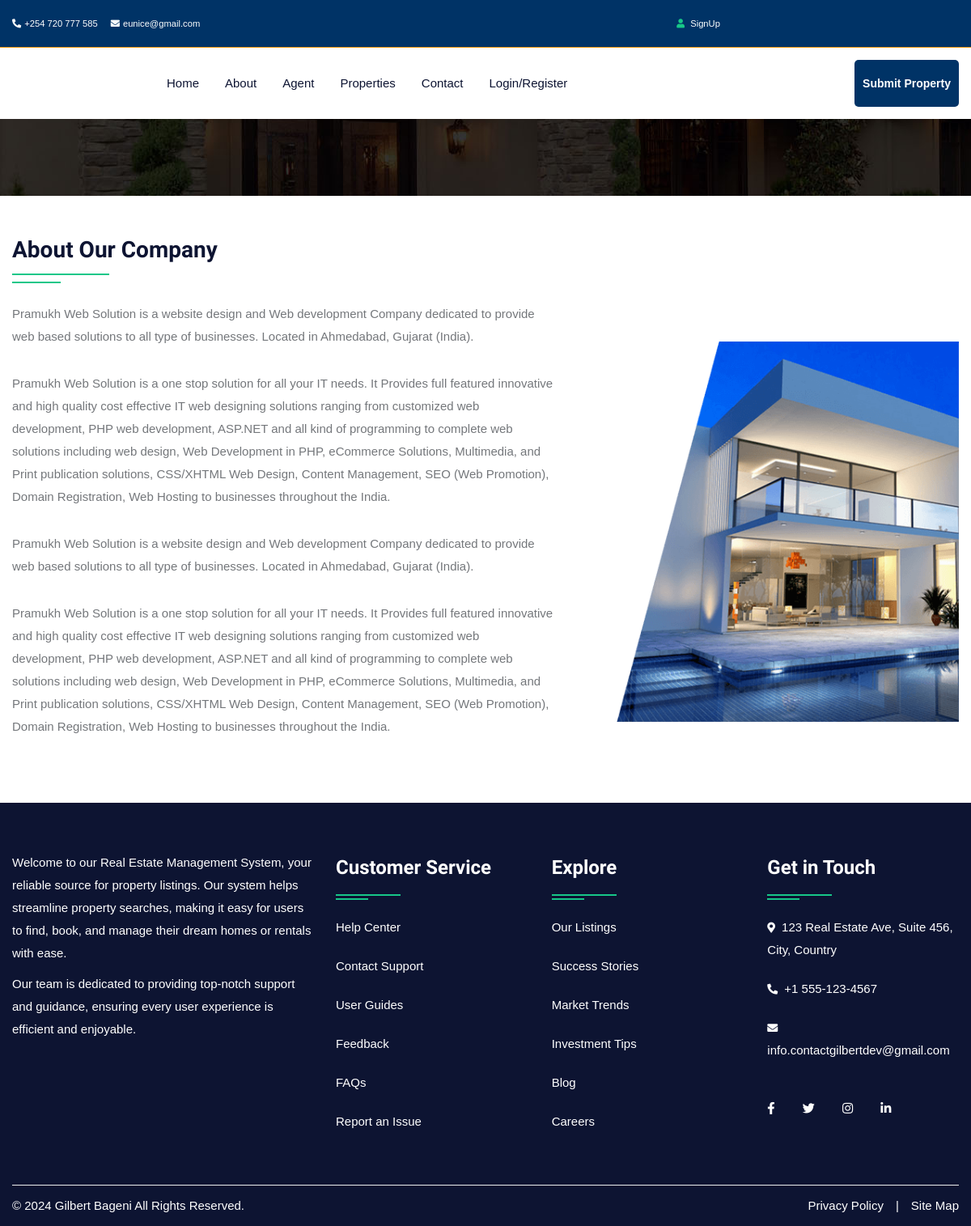
The page /about.php on the database as committed earlier.
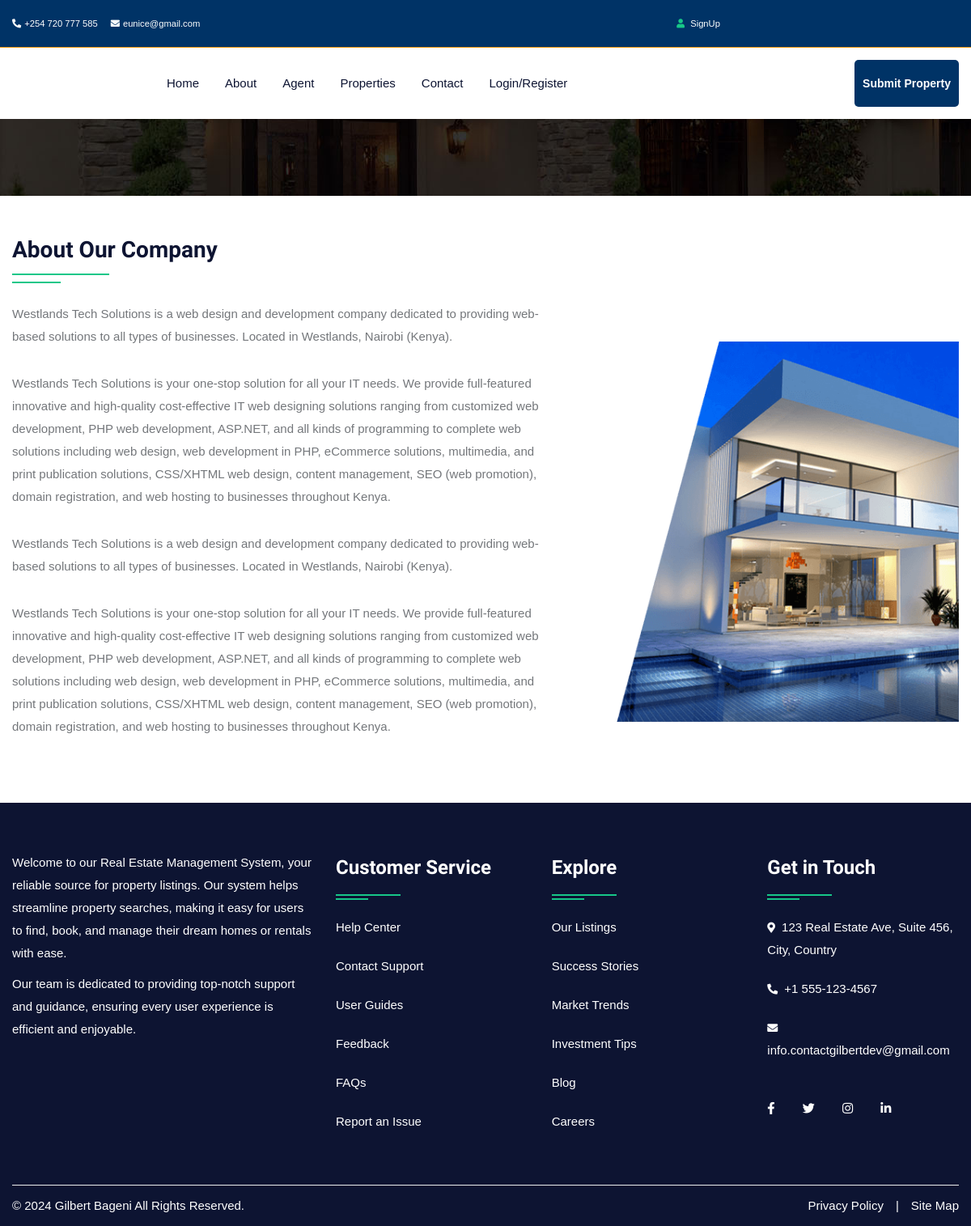
The same page on the database as committed later.
### tables this page shows
CREATE TABLE `about` (
  `id` int(10) NOT NULL,
  `title` varchar(100) NOT NULL,
  `content` longtext NOT NULL,
  `image` varchar(300) NOT NULL
);

### about.php (the view, shortened to what this page needs)
<!DOCTYPE html>
<html lang="en">
<head>
<link rel="stylesheet" type="text/css" href="css/bootstrap.min.css">
<link rel="stylesheet" type="text/css" href="css/bootstrap-slider.css">
<link rel="stylesheet" type="text/css" href="css/jquery-ui.css">
<link rel="stylesheet" type="text/css" href="css/layerslider.css">
<link rel="stylesheet" type="text/css" href="css/color.css" id="color-change">
<link rel="stylesheet" type="text/css" href="css/owl.carousel.min.css">
<link rel="stylesheet" type="text/css" href="css/font-awesome.min.css">
<link rel="stylesheet" type="text/css" href="fonts/flaticon/flaticon.css">
<link rel="stylesheet" type="text/css" href="css/style.css">
</head>
<body>
<div id="page-wrapper">
    <div class="row">
		<?php include("include/header.php");?>
        <div class="banner-full-row page-banner" style="background-image:url('images/breadcromb.jpg');">
            <div class="container">
                <div class="row">
                    <div class="col-md-6">
                        <h2 class="page-name float-left text-white text-uppercase mt-1 mb-0"><b>About US</b></h2>
                    </div>
                    <div class="col-md-6">
                        <nav aria-label="breadcrumb" class="float-left float-md-right">
                            <ol class="breadcrumb bg-transparent m-0 p-0">
                                <li class="breadcrumb-item text-white"><a href="#">Home</a></li>
                                <li class="breadcrumb-item active">About Us</li>
                            </ol>
                        </nav>
                    </div>
                </div>
            </div>
        </div>
        <div class="full-row">
            <div class="container">
				<?php
					$query=mysqli_query($con,"SELECT * FROM about");
					while($row=mysqli_fetch_array($query))
					{
				?>
				<div class="row">
                    <div class="col-md-12 col-lg-12">
                        <h3 class="double-down-line-left text-secondary position-relative pb-4 mb-4"><?php echo $row['1'];?></h3>
                    </div>
                </div>
                <div class="row about-company">
                    <div class="col-md-12 col-lg-7">
                        <div class="about-content">
                            <?php echo $row['2'];?>
                        </div>
                    </div>
                    <div class="col-md-12 col-lg-5 mt-5">
                        <div class="about-img"> <img src="admin/upload/<?php echo $row['3'];?>" alt="about image"> </div>
                    </div>
                </div>
				<?php } ?>
            </div>
        </div>
		<?php include("include/footer.php");?>
    </div>
</div>
</body>
</html>

### include/header.php (shortened to what this page needs)
<header id="header" class="fixed-header w-100">
    <div class="top-header bg-dark-blue py-1">
        <div class="container">
            <div class="row align-items-center justify-content-between">
                <div class="col-auto">
                    <ul class="list-unstyled d-flex mb-0">
                        <li class="mr-3">
                            <a href="tel:+254720777585" class="text-white">
                                <i class="fas fa-phone-alt text-light mr-1"></i>+254 720 777 585
                            </a>
                        </li>
                        <li>
                            <a href="mailto:eunice@gmail.com" class="text-white">
                                <i class="fas fa-envelope text-light mr-1"></i>eunice@gmail.com
                            </a>
                        </li>
                    </ul>
                </div>
                <div class="col-md-4">
                    <div class="top-contact float-right">
                        <ul class="list-text-white d-table">
                            <li><i class="fas fa-user text-primary mr-1"></i>
                                <?php if (isset($_SESSION['uemail'])) { ?>
                                    <a href="logout.php">Logout</a>&nbsp;&nbsp;<?php } else { ?>
                                    <a href="login.php">SignUp&nbsp;&nbsp;<?php } ?>
                            </li>
                        </ul>
                    </div>
                </div>
            </div>
        </div>
    </div>
    <div class="main-nav secondary-nav py-1">
        <div class="container">
            <nav class="navbar navbar-expand-lg p-0">
                <a class="navbar-brand" href="#">
                    <video class="nav-logo" autoplay muted loop>
                        <source src="images/logo/logo.mp4" type="video/mp4">
                    </video>
                </a>
                <div class="collapse navbar-collapse" id="navbarSupportedContent">
                    <ul class="navbar-nav mr-auto">
                        <li class="nav-item"><a class="nav-link" href="index.php">Home</a></li>
                        <li class="nav-item"><a class="nav-link" href="about.php">About</a></li>
                        <li class="nav-item"><a class="nav-link" href="agent.php">Agent</a></li>
                        <li class="nav-item"><a class="nav-link" href="property.php">Properties</a></li>
                        <li class="nav-item"><a class="nav-link" href="contact.php">Contact</a></li>
                        <?php if (isset($_SESSION['uemail'])) { ?>
                            <li class="nav-item dropdown">
                                <a class="nav-link dropdown-toggle" href="#" role="button" data-toggle="dropdown" aria-haspopup="true" aria-expanded="false">My Account</a>
                                <ul class="dropdown-menu">
                                    <li class="nav-item"><a class="nav-link" href="profile.php">Profile</a></li>
                                    <li class="nav-item"><a class="nav-link" href="request.php">Property Request</a></li>
                                    <li class="nav-item"><a class="nav-link" href="feature.php">Your Property</a></li>
                                    <li class="nav-item"><a class="nav-link" href="logout.php">Logout</a></li>
                                </ul>
                            </li>
                        <?php } else { ?>
                            <li class="nav-item"><a class="nav-link" href="login.php">Login/Register</a></li>
                        <?php } ?>
                    </ul>
                    <a class="btn btn-submit d-none d-xl-block" href="submitproperty.php">Submit Property</a>
                </div>
            </nav>
        </div>
    </div>
</header>

### include/footer.php
<footer class="full-row bg-secondary p-0">
    <div class="container">
        <div class="row">
            <div class="col-lg-12">
                <div class="divider py-40">
                    <div class="row">
                        <div class="col-md-12 col-lg-4">
                            <div class="footer-widget mb-4">
                                <p class="pb-20 text-white">Welcome to our Real Estate Management System, your reliable source for property listings. Our system helps streamline property searches, making it easy for users to find, book, and manage their dream homes or rentals with ease.</p>
                                <p class="pb-20 text-white">Our team is dedicated to providing top-notch support and guidance, ensuring every user experience is efficient and enjoyable.</p>
                            </div>
                        </div>
                        <div class="col-md-12 col-lg-8">
                            <div class="row">
                                <div class="col-md-4 col-lg-4">
                                    <div class="footer-widget footer-nav mb-4">
                                        <h4 class="widget-title text-white double-down-line-left position-relative">Customer Service</h4>
                                        <ul class="hover-text-primary">
                                            <li><a href="#" class="text-white">Help Center</a></li>
                                            <li><a href="#" class="text-white">Contact Support</a></li>
                                            <li><a href="#" class="text-white">User Guides</a></li>
                                            <li><a href="#" class="text-white">Feedback</a></li>
                                            <li><a href="#" class="text-white">FAQs</a></li>
                                            <li><a href="#" class="text-white">Report an Issue</a></li>
                                        </ul>
                                    </div>
                                </div>
                                <div class="col-md-4 col-lg-4">
                                    <div class="footer-widget footer-nav mb-4">
                                        <h4 class="widget-title text-white double-down-line-left position-relative">Explore</h4>
                                        <ul class="hover-text-primary">
                                            <li><a href="#" class="text-white">Our Listings</a></li>
                                            <li><a href="#" class="text-white">Success Stories</a></li>
                                            <li><a href="#" class="text-white">Market Trends</a></li>
                                            <li><a href="#" class="text-white">Investment Tips</a></li>
                                            <li><a href="#" class="text-white">Blog</a></li>
                                            <li><a href="#" class="text-white">Careers</a></li>
                                        </ul>
                                    </div>
                                </div>
                                <div class="col-md-4 col-lg-4">
                                    <div class="footer-widget">
                                        <h4 class="widget-title text-white double-down-line-left position-relative">Get in Touch</h4>
                                        <ul class="text-white">
                                            <li class="hover-text-primary"><i class="fas fa-map-marker-alt text-white mr-2 font-13 mt-1"></i>123 Real Estate Ave, Suite 456, City, Country</li>
                                            <li class="hover-text-primary"><i class="fas fa-phone-alt text-white mr-2 font-13 mt-1"></i>+1 555-123-4567</li>
                                            <li class="hover-text-primary"><i class="fas fa-envelope text-white mr-2 font-13 mt-1"></i>info.contactgilbertdev@gmail.com</li>
                                        </ul>
                                    </div>
                                    <div class="footer-widget media-widget mt-4 text-white hover-text-primary">
                                        <a href="#"><i class="fab fa-facebook-f"></i></a>
                                        <a href="#"><i class="fab fa-twitter"></i></a>
                                        <a href="#"><i class="fab fa-instagram"></i></a>
                                        <a href="#"><i class="fab fa-linkedin-in"></i></a>
                                    </div>
                                </div>
                            </div>
                        </div>
                    </div>
                </div>
            </div>
        </div>
        <div class="row copyright">
            <div class="col-sm-6">
                <span class="text-white">© 2024 Gilbert Bageni All Rights Reserved.</span>
            </div>
            <div class="col-sm-6">
                <ul class="line-menu text-white hover-text-primary float-right">
                    <li><a href="#">Privacy Policy</a></li>
                    <li>|</li>
                    <li><a href="#">Site Map</a></li>
                </ul>
            </div>
        </div>
    </div>
</footer>

### css/color.css (style rules this page uses)
:root { --theme-ordinary-color: #74777b; }
:root { --theme-primary-color: #17c788; }
:root { --theme-secondary-color: #0d1432; }
:root { --theme-white-color: #fff; }
:root { --theme-light-color: #f8f8f8; }
:root { --theme-gray-color: #f5f5f5; }
:root { --theme-footer-color: #091b4b; }
:root { --theme-dark-color: #091b4b; }
:root { --text-light-color: #a3a7af; }
:root { --theme-primary-opacity-color: rgba(11, 191, 141, .8); }
:root { --theme-secondary-opacity-color: rgba(13,20,50,0.7); }
:root { --theme-white-opacity-color: rgba(255, 255, 255, 0.3); }
:root { --theme-dark-opacity-color: rgba(0, 0, 0, 0.5); }
:root { --theme-ordinary-font: 'Muli', sans-serif; }
:root { --theme-highlight-font: 'Comfortaa', cursive; }

### include/header.php (style rules this page uses)
* { margin: 0; padding: 0; box-sizing: border-box; }
body { font-family: 'Arial', sans-serif; background-color: #f4f4f4; }
#header { position: fixed; width: 100%; z-index: 999; transition: top 0.3s; }
.bg-dark-blue { background-color: #003366; }
.top-header { border-bottom: 1px solid #f39c12; }
.top-header ul { padding: 0; margin: 0; font-size: 0.7rem; }
.top-header a { color: #ffffff; transition: color 0.3s ease; }
.main-nav { background-color: #ffffff; }
.navbar-brand { padding: 0; display: flex; align-items: center; }
.nav-logo { max-height: 80px; object-fit: contain; }
.navbar-nav .nav-link { color: #003366; padding: 6px 10px; transition: background-color 0.3s ease, color 0.3s ease; border-radius: 5px; font-size: 0.9rem; }
.btn-submit { background-color: #003366; color: #ffffff; border: none; padding: 6px 10px; transition: background-color 0.3s ease, transform 0.2s ease; border-radius: 5px; font-weight: bold; }

Rows that differ between the two databases and show on the page:
changed about "About Our Company": content "Pramukh Web Solution is a website design and Web development Company dedicated to provide web based solutions to all type of businesses. Located in Ahmedabad, Gujarat (India). Pramukh Web Solution is a one stop solution for all your IT needs. It Provides full featured innovative and high quality cost effective IT web designing solutions ranging from customized web development, PHP web development, ASP.NET and all kind of programming to complete web solutions including web design, Web Development in PHP, eCommerce Solutions, Multimedia, and Print publication solutions, CSS/XHTML Web Design, Content Management, SEO (Web Promotion), Domain Registration, Web Hosting to businesses throughout the…" → "Westlands Tech Solutions is a web design and development company dedicated to providing web-based solutions to all types of businesses. Located in Westlands, Nairobi (Kenya). Westlands Tech Solutions is your one-stop solution for all your IT needs. We provide full-featured innovative and high-quality cost-effective IT web designing solutions ranging from customized web development, PHP web development, ASP.NET, and all kinds of programming to complete web solutions including web design, web development in PHP, eCommerce solutions, multimedia, and print publication solutions, CSS/XHTML web design, content management, SEO (web promotion), domain registration, and web hosting to businesses…"
